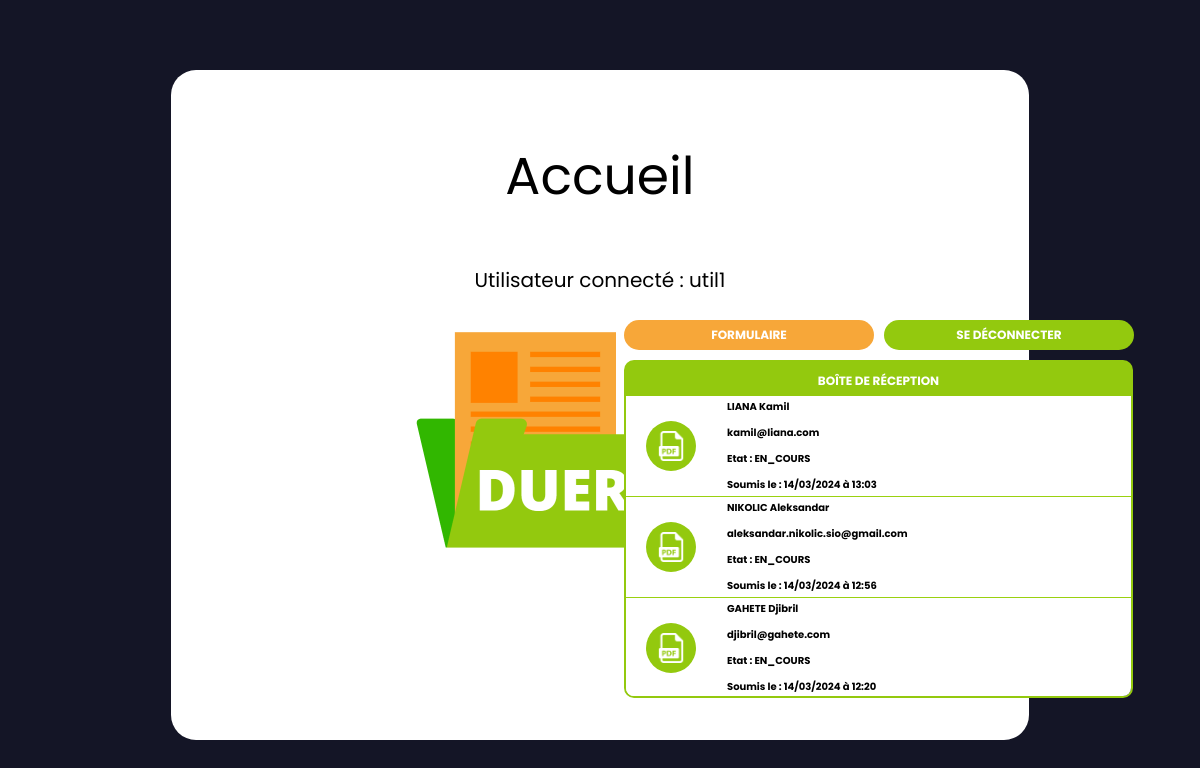
Screenshot of /view/vue_utilisateur.php (signed in) with the database file from the repository.
### tables this page shows
CREATE TABLE `risques` (
  `Id_Risques` int NOT NULL,
  `etat` varchar(50) DEFAULT NULL,
  `date_creation` varchar(50) DEFAULT NULL,
  `date_derniere_modification` varchar(50) DEFAULT NULL,
  `Id_Photos` int NOT NULL,
  `Id_Utilisateur` int NOT NULL,
  `Id_Situation_dangereuse` int NOT NULL,
  `Id_Probabilite` int NOT NULL,
  `Id_Famille_de_risque` int NOT NULL,
  `Id_Localisation` int NOT NULL,
  `Id_Unite_de_travail` int NOT NULL,
  `Id_personne_exposees` int NOT NULL,
  `Id_Gravite` int NOT NULL,
  `Id_solution_de_la_situation` int NOT NULL,
  `total_evaluation` int DEFAULT NULL
);

CREATE TABLE `utilisateur` (
  `Id_Utilisateur` int NOT NULL,
  `nom` varchar(50) DEFAULT NULL,
  `prenom` varchar(50) DEFAULT NULL,
  `email` varchar(50) DEFAULT NULL
);

### model/modele.php (called while the page is built, shortened)
<?php
function select_risques(){
	require 'connexion.php';
	$sql = "SELECT Id_Risques, etat, date_creation,
            date_derniere_modification, u.nom, u.prenom,
            u.email
            FROM risques r
            INNER JOIN utilisateur u
            ON r.Id_Utilisateur = u.Id_Utilisateur
            ORDER BY r.date_creation DESC;";
	$stmt = $bdd->prepare($sql);
	$stmt->execute();
    $risques = $stmt->fetchAll();
    return $risques;
}

### view/vue_utilisateur.php (the view, shortened to what this page needs)
<!DOCTYPE html>
<html lang="fr">
<head>
    <link rel="stylesheet" href="../styles/style.css">
</head>
<body>
    <div class="block-p">
        <div class="titres-accueil-">
        <p class="p1">Accueil</p>
        <?php
        echo "<p class='p2'>Utilisateur connecté : ".$_SESSION['user']."</p>";
        ?>
        </div>
        <div class="logo-accueil">
        <img src="../assets/duer_logo.png" class="logo">
        </div>
        <div class="user-menu">
        <div class="form-case">
        <a href="vue_formulaire.php"><button class="form-button-user">Formulaire</button></a>
        </div>
        <div class="logout">
        <form  method=post action="../controller/controleur.php">
        <button class="logout-button-user" type="submit">Se déconnecter</button>
        </form>
        </div>
        </div>
        <div class="text-reception"><p>Boîte de réception</p></div>
        <div class="reception">
        <?php
        require "../model/modele.php";
        $les_risques = select_risques();
        if($les_risques) {
        foreach($les_risques as $risque){
            $date_creation = strtotime($risque['date_creation']);
            $date_formattee = date("d/m/Y", $date_creation);
            $heure_formattee = date("H:i", $date_creation);
        ?>
            <form method="post" class="pdf-form" action="../controller/generer_pdf.php">
            <div class="risque-card">
            <div class="text-card">
                <p class="nom-prenom"><?php echo $risque['nom']." ".$risque['prenom']; ?></p>
                <p class="email"><?php echo $risque['email']; ?></p>
                <p class="etat">Etat : <?php echo $risque['etat']; ?></p>
                <p class="date-creation">Soumis le : <?php echo $date_formattee." à ".$heure_formattee; ?></p>
            </div>
            <button type="submit" class="pdf-button"s title="Télécharger le récapitulatif en PDF">
                <img src="../assets/pdf_icon.png" class="pdf-logo">
            </button>
            </div>
            </form>
        <?php
        }}
        ?>
        </div>
        </div>
</body>
</html>

### styles/style.css (style rules this page uses)
* { font-family: 'Poppins', sans-serif; }
body { background: #141526; overflow: hidden; }
html { scroll-behavior: smooth; }
:root { --primary-green: #93c90e; --secondary-green: #9ad10f; --primary-orange: #f7a739; --secondary-orange: #f6b253; --valid-color: rgb(16, 221, 1); --error-color: red; }
a { text-decoration: none; color: white; }
.block-p { margin: 0 auto; height: 80vh; width: 70%; background-color: white; border-radius: 25px; padding: 15px; margin-top: 70px; text-align: center; align-items: center; }
.p1 { font-size: 52px; margin-bottom: 50px; }
.p2 { font-size: 20px; }
.logo-accueil { display: flex; margin-left: 5%; }
.logo { width: 500px; }
@media (max-width: 1250px) { .logo { width: 250px; } }
@media (max-width: 1250px) { .logo-accueil { margin-left: 27%; margin-bottom: 10%; } }
.form-button-user { border-radius: 20px; border: none; background: var(--primary-orange); width: 250px; height: 30px; color: white; text-transform: uppercase; font-weight: bold; font-size: 12px; }
.logout-button-user { border-radius: 20px; border: none; background: var(--primary-green); width: 250px; height: 30px; color: white; text-transform: uppercase; font-weight: bold; font-size: 12px; }
.user-menu { display: flex; gap: 10px; position: absolute; top: 40%; left: 52%; width: 500px; height: 150px; }
.text-reception { border: none; background: var(--primary-green); border-radius: 10px 10px 0 0; width: 509px; height: 40px; text-transform: uppercase; font-weight: bold; font-size: 12px; position: absolute; left: 52%; top: 45%; }
.text-reception p { color: white }
.reception { border: 2px solid var(--primary-green); background: white; border-radius: 0 0 10px 10px; width: 505px; height: 300px; color: white; display: flex; flex-direction: column; overflow-y: auto; overflow-x: hidden; text-transform: uppercase; font-weight: bold; font-size: 12px; position: absolute; left: 52%; top: 49.2%; }
.risque-card { position: relative; width: 100%; min-height: 100px; color: black; border-bottom: 1px solid var(--secondary-green); }
.pdf-button { left: 4%; top : 25%; position: absolute; display: flex; background: var(--primary-green); width: 50px; padding: 10px 10px 10px 10px; border-radius: 50%; border: none; }
.pdf-logo { width: 30px; filter: invert(100%); -webkit-filter: invert(100%); }
.text-card { position: absolute; top: 50%; transform: translateY(-50%); left: 20%; width: calc(100% - 40px); text-align: left; text-transform: none; font-size: 10px; }
.pdf-form { margin: 0; padding: 0; }

### rows the page displays
risques: Id_Utilisateur.nom "LIANA", Id_Utilisateur.prenom "Kamil", Id_Utilisateur.email "kamil@liana.com", etat "EN_COURS", date_creation "14/03/2024", date_creation "13:03"
risques: Id_Utilisateur.nom "NIKOLIC", Id_Utilisateur.prenom "Aleksandar", Id_Utilisateur.email "aleksandar.nikolic.sio@gmail.com", etat "EN_COURS", date_creation "14/03/2024", date_creation "12:56"
risques: Id_Utilisateur.nom "GAHETE", Id_Utilisateur.prenom "Djibril", Id_Utilisateur.email "djibril@gahete.com", etat "EN_COURS", date_creation "14/03/2024", date_creation "12:20"

### other values shown
$_SESSION['user'] "util1"
